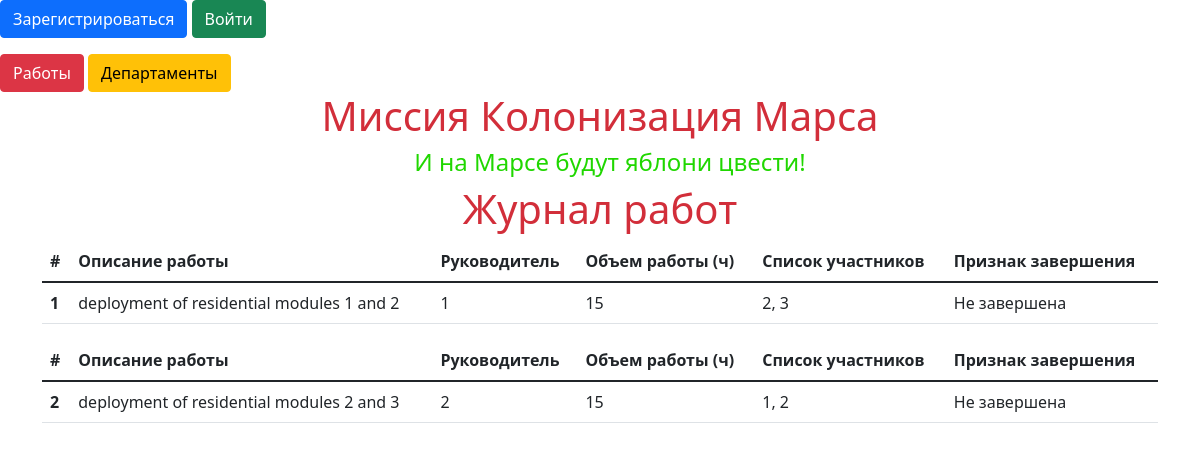
The page /index on the database as committed earlier.
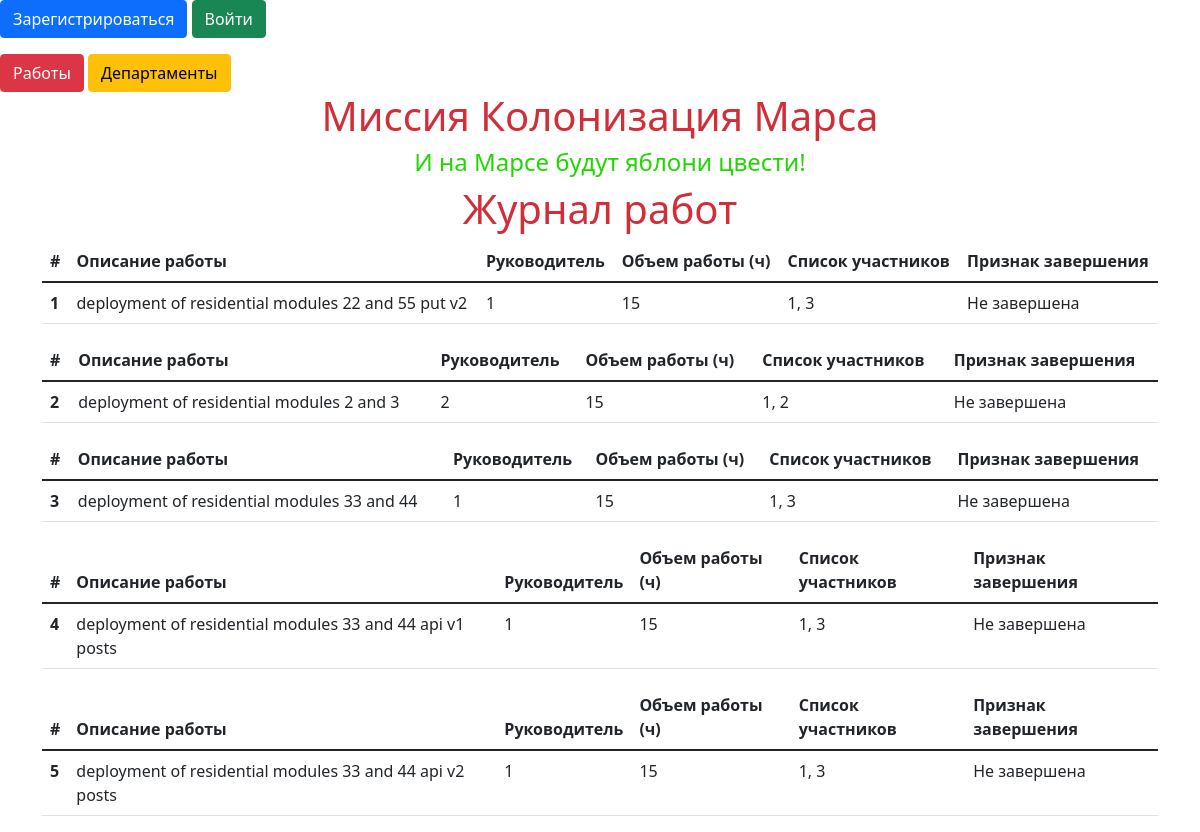
The same page on the database as committed later.
### data/jobs.py (models this page shows, shortened)
class Jobs(SqlAlchemyBase, SerializerMixin):
    __tablename__ = 'jobs'
    id = sqlalchemy.Column(sqlalchemy.Integer,
                           primary_key=True, autoincrement=True)
    team_leader = sqlalchemy.Column(sqlalchemy.Integer,
                                    sqlalchemy.ForeignKey("users.id"))
    job = sqlalchemy.Column(sqlalchemy.String, nullable=True)
    work_size = sqlalchemy.Column(sqlalchemy.Integer, nullable=True)
    collaborators = sqlalchemy.Column(sqlalchemy.String, nullable=True)
    start_date = sqlalchemy.Column(sqlalchemy.DateTime)
    end_date = sqlalchemy.Column(sqlalchemy.DateTime, nullable=True)
    is_finished = sqlalchemy.Column(sqlalchemy.Boolean)
    user = orm.relation('User')

### mars3.py (the view)
@app.route("/")
@app.route("/index")
def index():
    db_sess = db_session.create_session()
    jobs = db_sess.query(Jobs).all()  # filter(News.is_private != True)
    return render_template("index.html", jobs=jobs)

### data/db_session.py (called while the page is built)
def create_session() -> Session:
    global __factory
    return __factory()

### templates/index.html (shortened to what this page needs)
{% extends "base.html" %}
{% block content %}
<h1  class="text-center">Журнал работ</h1>
{% for item in jobs %}
<table class="table">
  <thead class="thead-light">
    <tr>
      <th scope="col">#</th>
      <th scope="col">Описание работы</th>
      <th scope="col">Руководитель</th>
      <th scope="col">Объем работы (ч)</th>
      <th scope="col">Список участников</th>
      <th scope="col">Признак завершения</th>
    </tr>
  </thead>
  <tbody>
    <tr>
      <th scope="row">{{item.id}}</th>
        <td>{{ item.job }}</td>
        <td>{{ item.team_leader }}</td>
        <td>{{ item.work_size }}</td>
        <td>{{ item.collaborators }}</td>
        <td>{% if item.is_finished %} Завершена {% else %} Не завершена {% endif %}</td>
    </tr>
  </tbody>
</table>
{% endfor %}
{% endblock %}

### templates/base.html (shortened to what this page needs)
<!doctype html>
<html lang="en">
<head>
    <link href="https://cdn.jsdelivr.net/npm/bootstrap@5.1.3/dist/css/bootstrap.min.css"
          rel="stylesheet"
>
    <link rel="stylesheet" type="text/css" href="/static/css/style.css" />
</head>
<body>
    <nav class="menu">
        {% if current_user.is_authenticated %}
            <a class="navbar-brand" href="/logout">{{ current_user.name }}</a>
        {% else %}
            <p>
                <a class="btn btn-primary " href="/register">Зарегистрироваться</a>
                <a class="btn btn-success" href="/login">Войти</a>
            </p>
        {% endif %}
        <a class="btn btn-danger" href="/index">Работы</a>
        <a class="btn btn-warning" href="/departments">Департаменты</a>
    </nav>
    <h1 class="text-center">Миссия Колонизация Марса</h1>
    <h4 class="text-center">И на Марсе будут яблони цвести!</h4>
    <main role="main" class="container">
        {% block content %}{% endblock %}
    </main>
</body>
</html>

### static/css/style.css (style rules this page uses)
h1 { color: #d22e3a; }
h4 { color: #20d700; padding: 0px 0px 0px 20px; }

Rows that differ between the two databases and show on the page:
changed Jobs id 1: job "deployment of residential modules 1 and 2" → "deployment of residential modules 22 and 55 put v2"; collaborators "2, 3" → "1, 3"
added Jobs: id "3", job "deployment of residential modules 33 and 44", team_leader "1", work_size "15", collaborators "1, 3", shows "Не завершена"
added Jobs: id "4", job "deployment of residential modules 33 and 44 api v1 posts", team_leader "1", work_size "15", collaborators "1, 3", shows "Не завершена"
added Jobs: id "5", job "deployment of residential modules 33 and 44 api v2 posts", team_leader "1", work_size "15", collaborators "1, 3", shows "Не завершена"
